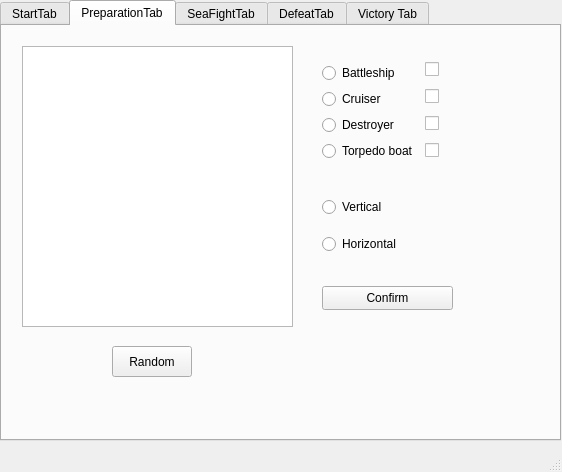
<?xml version="1.0" encoding="UTF-8"?>
<ui version="4.0">
 <class>MainWindow</class>
 <widget class="QMainWindow" name="MainWindow">
  <property name="geometry">
   <rect>
    <x>0</x>
    <y>0</y>
    <width>562</width>
    <height>472</height>
   </rect>
  </property>
  <property name="windowTitle">
   <string>MainWindow</string>
  </property>
  <property name="styleSheet">
   <string notr="true"/>
  </property>
  <widget class="QWidget" name="centralwidget">
   <widget class="QTabWidget" name="Tabs">
    <property name="geometry">
     <rect>
      <x>0</x>
      <y>0</y>
      <width>561</width>
      <height>441</height>
     </rect>
    </property>
    <property name="currentIndex">
     <number>1</number>
    </property>
    <widget class="QWidget" name="start_tab">
     <attribute name="title">
      <string>StartTab</string>
     </attribute>
     <widget class="QWidget" name="horizontalLayoutWidget">
      <property name="geometry">
       <rect>
        <x>140</x>
        <y>100</y>
        <width>271</width>
        <height>111</height>
       </rect>
      </property>
      <layout class="QHBoxLayout" name="horizontalLayout">
       <item>
        <widget class="QPushButton" name="PB_Play">
         <property name="text">
          <string>Play</string>
         </property>
        </widget>
       </item>
       <item>
        <widget class="QPushButton" name="PB_Quit">
         <property name="text">
          <string>Quit</string>
         </property>
        </widget>
       </item>
      </layout>
     </widget>
    </widget>
    <widget class="QWidget" name="preparation_tab">
     <attribute name="title">
      <string>PreparationTab</string>
     </attribute>
     <widget class="QWidget" name="verticalLayoutWidget_2">
      <property name="geometry">
       <rect>
        <x>320</x>
        <y>160</y>
        <width>101</width>
        <height>80</height>
       </rect>
      </property>
      <layout class="QVBoxLayout" name="verticalLayout_2">
       <item>
        <widget class="QRadioButton" name="RB_Vertical">
         <property name="text">
          <string>Vertical</string>
         </property>
        </widget>
       </item>
       <item>
        <widget class="QRadioButton" name="RB_Horizontal">
         <property name="text">
          <string>Horizontal</string>
         </property>
        </widget>
       </item>
      </layout>
     </widget>
     <widget class="QTableWidget" name="Table_BattlePreparation">
      <property name="geometry">
       <rect>
        <x>20</x>
        <y>20</y>
        <width>271</width>
        <height>281</height>
       </rect>
      </property>
      <property name="sizePolicy">
       <sizepolicy hsizetype="Fixed" vsizetype="Fixed">
        <horstretch>0</horstretch>
        <verstretch>0</verstretch>
       </sizepolicy>
      </property>
      <attribute name="horizontalHeaderMinimumSectionSize">
       <number>20</number>
      </attribute>
      <attribute name="horizontalHeaderDefaultSectionSize">
       <number>20</number>
      </attribute>
      <attribute name="horizontalHeaderHighlightSections">
       <bool>false</bool>
      </attribute>
      <attribute name="verticalHeaderCascadingSectionResizes">
       <bool>false</bool>
      </attribute>
      <attribute name="verticalHeaderDefaultSectionSize">
       <number>20</number>
      </attribute>
      <attribute name="verticalHeaderHighlightSections">
       <bool>false</bool>
      </attribute>
     </widget>
     <widget class="QPushButton" name="PB_endPreparation">
      <property name="geometry">
       <rect>
        <x>320</x>
        <y>260</y>
        <width>131</width>
        <height>24</height>
       </rect>
      </property>
      <property name="text">
       <string>Confirm</string>
      </property>
     </widget>
     <widget class="QWidget" name="layoutWidget">
      <property name="geometry">
       <rect>
        <x>320</x>
        <y>30</y>
        <width>123</width>
        <height>112</height>
       </rect>
      </property>
      <layout class="QHBoxLayout" name="horizontalLayout_2">
       <item>
        <layout class="QGridLayout" name="gridLayout_4">
         <item row="0" column="0">
          <layout class="QVBoxLayout" name="verticalLayout">
           <item>
            <widget class="QRadioButton" name="RB_BattleShip">
             <property name="text">
              <string>Battleship </string>
             </property>
            </widget>
           </item>
           <item>
            <widget class="QRadioButton" name="RB_Cruiser">
             <property name="text">
              <string>Cruiser</string>
             </property>
            </widget>
           </item>
           <item>
            <widget class="QRadioButton" name="RB_Destroyer">
             <property name="text">
              <string>Destroyer</string>
             </property>
            </widget>
           </item>
           <item>
            <widget class="QRadioButton" name="RB_TorpedoBoat">
             <property name="text">
              <string>Torpedo boat</string>
             </property>
            </widget>
           </item>
          </layout>
         </item>
        </layout>
       </item>
       <item>
        <layout class="QVBoxLayout" name="verticalLayout_3">
         <item>
          <widget class="QCheckBox" name="Checker_Battleship">
           <property name="text">
            <string/>
           </property>
          </widget>
         </item>
         <item>
          <widget class="QCheckBox" name="Checker_Cruiser">
           <property name="text">
            <string/>
           </property>
          </widget>
         </item>
         <item>
          <widget class="QCheckBox" name="Checker_Destroyer">
           <property name="text">
            <string/>
           </property>
          </widget>
         </item>
         <item>
          <widget class="QCheckBox" name="Checker_TorpedoBoat">
           <property name="text">
            <string/>
           </property>
          </widget>
         </item>
        </layout>
       </item>
      </layout>
     </widget>
     <widget class="QPushButton" name="PB_RandomGridFiller">
      <property name="geometry">
       <rect>
        <x>110</x>
        <y>320</y>
        <width>80</width>
        <height>31</height>
       </rect>
      </property>
      <property name="text">
       <string>Random</string>
      </property>
     </widget>
    </widget>
    <widget class="QWidget" name="sea_fight_tab">
     <attribute name="title">
      <string>SeaFightTab</string>
     </attribute>
     <widget class="QPushButton" name="PB_resign">
      <property name="geometry">
       <rect>
        <x>430</x>
        <y>310</y>
        <width>111</width>
        <height>24</height>
       </rect>
      </property>
      <property name="text">
       <string>Resign</string>
      </property>
     </widget>
     <widget class="QTableWidget" name="Table_user">
      <property name="geometry">
       <rect>
        <x>0</x>
        <y>30</y>
        <width>271</width>
        <height>271</height>
       </rect>
      </property>
      <attribute name="horizontalHeaderMinimumSectionSize">
       <number>20</number>
      </attribute>
      <attribute name="horizontalHeaderDefaultSectionSize">
       <number>20</number>
      </attribute>
      <attribute name="horizontalHeaderHighlightSections">
       <bool>false</bool>
      </attribute>
      <attribute name="verticalHeaderDefaultSectionSize">
       <number>20</number>
      </attribute>
      <attribute name="verticalHeaderHighlightSections">
       <bool>false</bool>
      </attribute>
     </widget>
     <widget class="QTableWidget" name="Table_bot">
      <property name="geometry">
       <rect>
        <x>280</x>
        <y>30</y>
        <width>271</width>
        <height>271</height>
       </rect>
      </property>
      <attribute name="horizontalHeaderMinimumSectionSize">
       <number>20</number>
      </attribute>
      <attribute name="horizontalHeaderDefaultSectionSize">
       <number>20</number>
      </attribute>
      <attribute name="horizontalHeaderHighlightSections">
       <bool>false</bool>
      </attribute>
      <attribute name="verticalHeaderDefaultSectionSize">
       <number>20</number>
      </attribute>
      <attribute name="verticalHeaderHighlightSections">
       <bool>false</bool>
      </attribute>
     </widget>
    </widget>
    <widget class="QWidget" name="defeat_tab">
     <attribute name="title">
      <string>DefeatTab</string>
     </attribute>
     <widget class="QWidget" name="verticalLayoutWidget_4">
      <property name="geometry">
       <rect>
        <x>180</x>
        <y>110</y>
        <width>160</width>
        <height>108</height>
       </rect>
      </property>
      <layout class="QVBoxLayout" name="verticalLayout_4">
       <item>
        <widget class="QPlainTextEdit" name="plainTextEdit_2">
         <property name="font">
          <font>
           <italic>true</italic>
           <bold>true</bold>
          </font>
         </property>
         <property name="sizeAdjustPolicy">
          <enum>QAbstractScrollArea::AdjustIgnored</enum>
         </property>
         <property name="plainText">
          <string>You lose!!!</string>
         </property>
        </widget>
       </item>
       <item>
        <spacer name="verticalSpacer">
         <property name="orientation">
          <enum>Qt::Vertical</enum>
         </property>
         <property name="sizeHint" stdset="0">
          <size>
           <width>20</width>
           <height>40</height>
          </size>
         </property>
        </spacer>
       </item>
       <item>
        <widget class="QPushButton" name="PB_to_main_menu_after_defeat">
         <property name="text">
          <string>Main menu</string>
         </property>
        </widget>
       </item>
      </layout>
     </widget>
    </widget>
    <widget class="QWidget" name="victory_tab">
     <attribute name="title">
      <string>Victory Tab</string>
     </attribute>
     <widget class="QWidget" name="verticalLayoutWidget_5">
      <property name="geometry">
       <rect>
        <x>180</x>
        <y>110</y>
        <width>160</width>
        <height>108</height>
       </rect>
      </property>
      <layout class="QVBoxLayout" name="verticalLayout_5">
       <item>
        <widget class="QPlainTextEdit" name="plainTextEdit_3">
         <property name="font">
          <font>
           <italic>true</italic>
           <bold>true</bold>
          </font>
         </property>
         <property name="sizeAdjustPolicy">
          <enum>QAbstractScrollArea::AdjustIgnored</enum>
         </property>
         <property name="plainText">
          <string>You won!!!</string>
         </property>
        </widget>
       </item>
       <item>
        <spacer name="verticalSpacer_2">
         <property name="orientation">
          <enum>Qt::Vertical</enum>
         </property>
         <property name="sizeHint" stdset="0">
          <size>
           <width>20</width>
           <height>40</height>
          </size>
         </property>
        </spacer>
       </item>
       <item>
        <widget class="QPushButton" name="PB_to_main_menu_after_victory">
         <property name="text">
          <string>Main menu</string>
         </property>
        </widget>
       </item>
      </layout>
     </widget>
    </widget>
   </widget>
  </widget>
  <widget class="QStatusBar" name="statusbar"/>
 </widget>
 <resources/>
 <connections/>
</ui>
